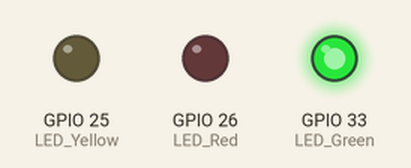
The sketch below on a simulated ESP32. Parts: output pins drawn as LEDs (lit = HIGH). What the sketch prints to the serial monitor is not drawn.

Above: at 2.5 s.
At 6.7 s:
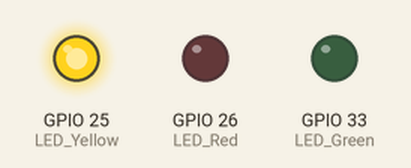
At 12.2 s:
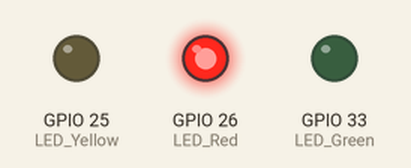
Timing chart, 0 to 20.8 s (numbered marks = the images above):
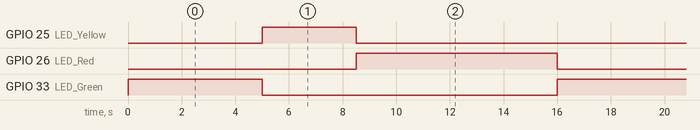

The sketch:

Traffic_Light.ino
```cpp
const int LED_Green = 33; //Green LED
const int LED_Yellow = 25;//Yellow LED
const int LED_Red = 26;//Red LED
void setup() {
  // put your setup code here, to run once:

  Serial.begin(115200);
  Serial.println("Hey, we are about to start blinking the LED");

  pinMode(LED_Green,OUTPUT); // We set the LED pin to be an OUTPUT pin
  pinMode(LED_Yellow,OUTPUT);
  pinMode(LED_Red,OUTPUT);
}

void loop() {
  // put your main code here, to run repeatedly:
  digitalWrite(LED_Green, HIGH);//Green light is on
  delay(5000);//Green light is on for 5000 ms
  digitalWrite(LED_Green,LOW);//Green is off

  digitalWrite(LED_Yellow, HIGH);//Yellow light is on
  delay(3500);//Yellow light is on for 3500 ms
  digitalWrite(LED_Yellow,LOW);// Yellow light is off

  digitalWrite(LED_Red, HIGH);
  delay(7500);//Red light is on for 7500 ms
  digitalWrite(LED_Red,LOW);//Red light is off

}
```

Measured:
- by itself, GPIO 25 (LED_Yellow): alternates HIGH for 3.5 s and LOW for 12.5 s
- by itself, GPIO 26 (LED_Red): alternates HIGH for 7.5 s and LOW for 8.5 s
- by itself, GPIO 33 (LED_Green): alternates HIGH for 5.0 s and LOW for 11.0 s
